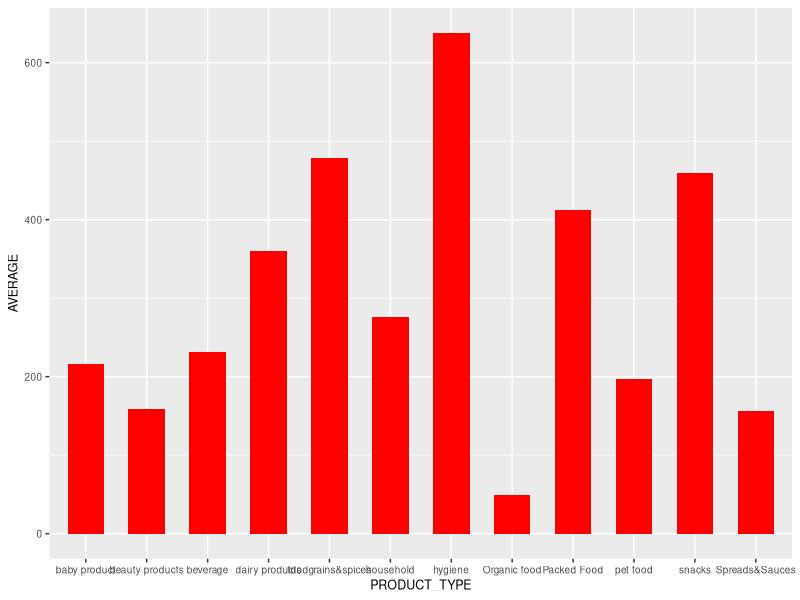
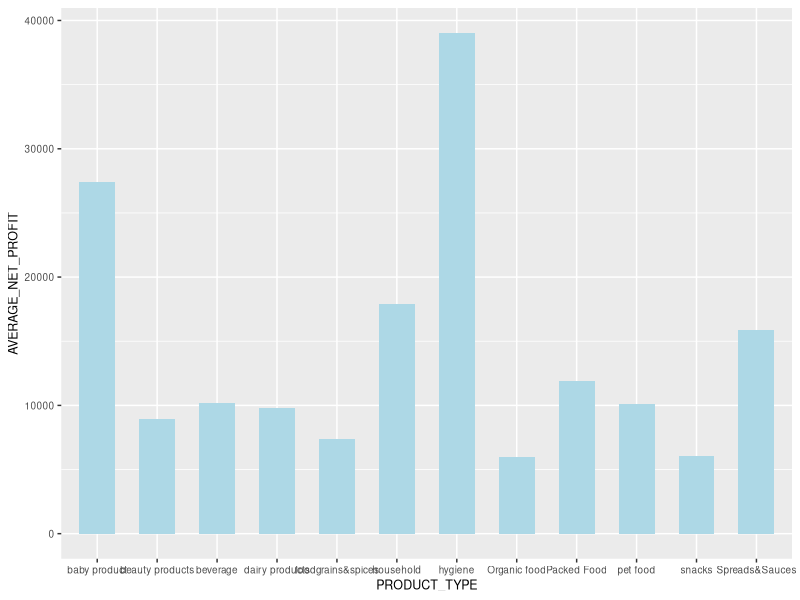
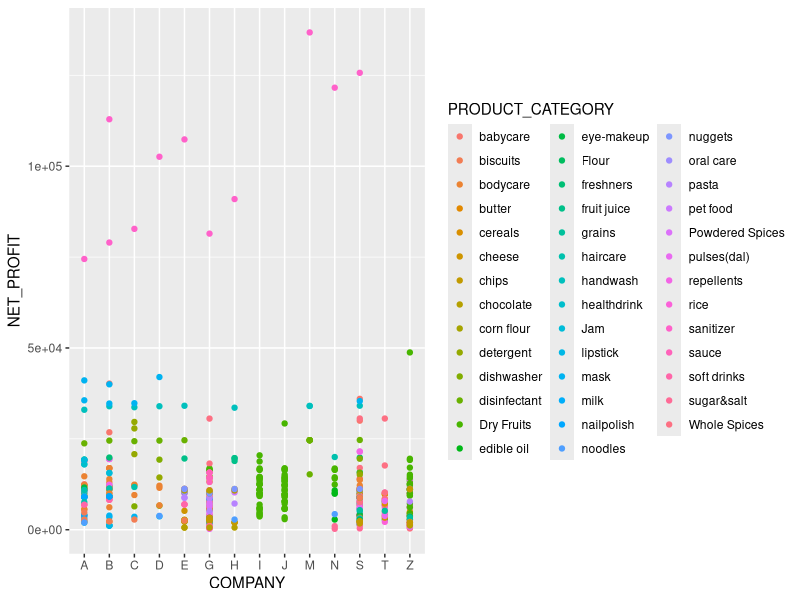
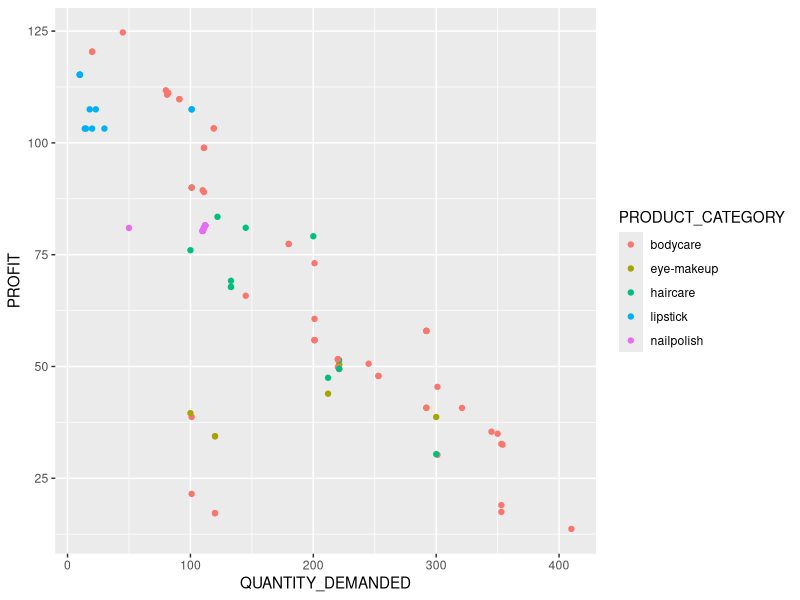
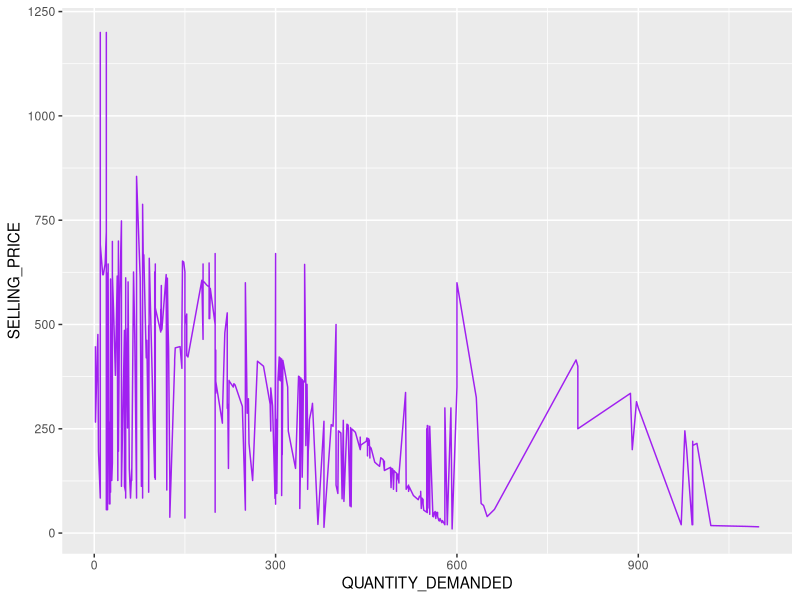
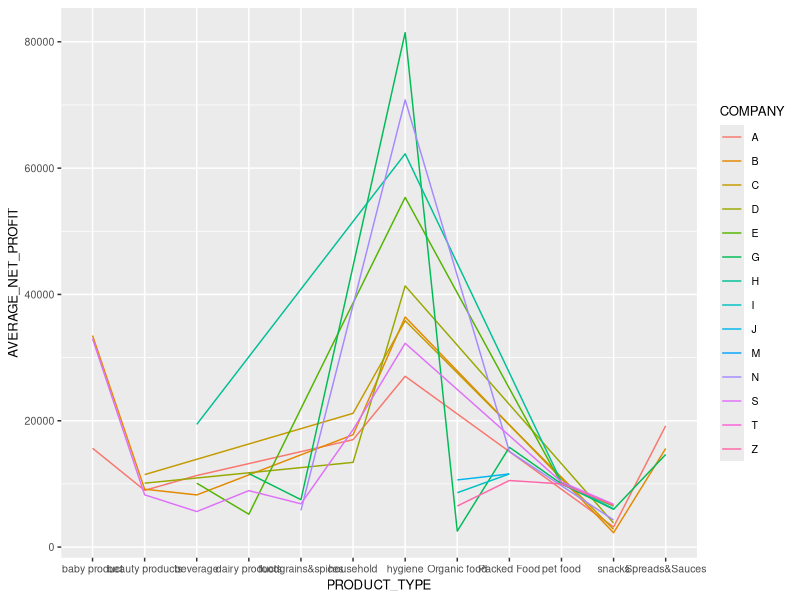
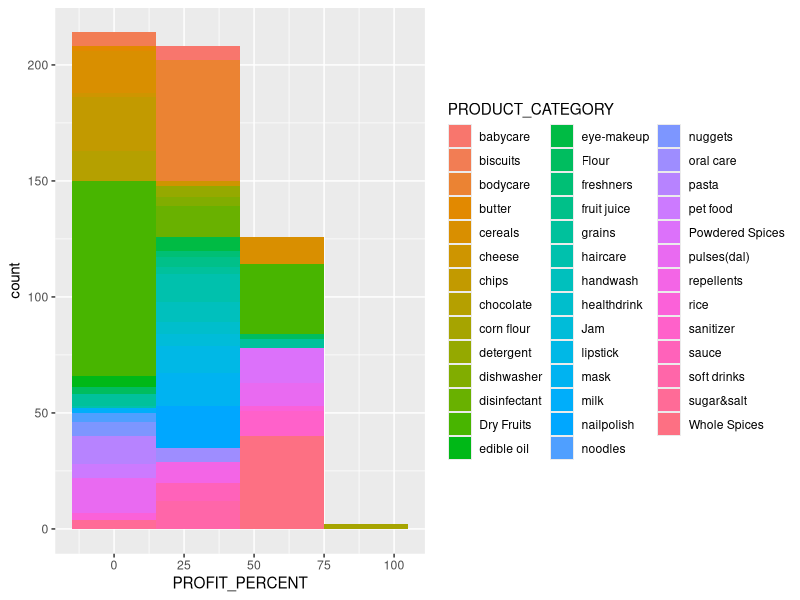
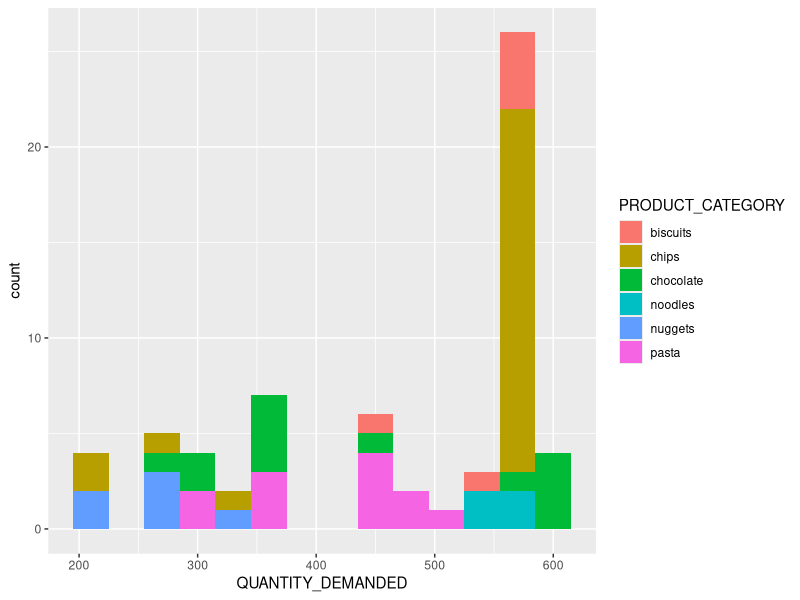

These charts were generated, in order, by the following R code:
##Kat Tejada's Practice with ggplot charts

###Practicing -> geom_col, geom_point, geom_line, geom_histogram, 

#LOAD THE PACKAGES
require(dplyr)
require(ggplot2)

store <-read.csv("UPDATED DEPARTMENTAL STORE.csv")


##COLUMN PLOT
#1.1. PLOT FOR AVERAGE_QUANTITY & PRODUCT_TYPE
store %>% group_by(PRODUCT_TYPE) %>%
  summarise(AVERAGE = mean (QUANTITY_DEMANDED)) %>%
  ggplot(aes(x = PRODUCT_TYPE, y = AVERAGE)) + geom_col(width = 0.6, fill = "red") +
  theme(text = element_text(size = 9))

#1.2. PLOT FOR AVERAGE_NET_PROFIT & PRODUCT_TYPE
store %>% group_by(PRODUCT_TYPE) %>% 
  summarise(AVERAGE_NET_PROFIT=mean(NET_PROFIT)) %>%
  ggplot(aes(x = PRODUCT_TYPE, y = AVERAGE_NET_PROFIT)) + geom_col(width = 0.6, fill = "light blue") +
  theme(text = element_text(size = 9))


##SCATTER PLOT
#2.1. PLOT FOR NET_PROFIT & COMPANY 
store %>%
  ggplot(aes(x = COMPANY, y = NET_PROFIT, color = PRODUCT_CATEGORY)) + geom_point()

#2.2. PLOT FOR PROFIT  & QUANTITY_DEMANDED WHERE PRODUCT_TYPE == "beauty products"
store %>% filter(PRODUCT_TYPE == "beauty products") %>%
  ggplot(aes(x = QUANTITY_DEMANDED, y = PROFIT, color = PRODUCT_CATEGORY)) + geom_point()


##LINE PLOT
#3.1. PLOT FOR  PRICE-DEMAND RELATIONSHIP (AVERAGE_SELLING_PRICE VS QUANTITY_DEMANDED)
ggplot(store, aes(x = QUANTITY_DEMANDED, y = SELLING_PRICE)) + geom_line(color = "PURPLE")

#3.2. PLOT FOR AVERAGE_NET_PROFIT & COMPANY
store %>% group_by(PRODUCT_TYPE, COMPANY) %>% 
  summarise(AVERAGE_NET_PROFIT=mean(NET_PROFIT, na.rm=TRUE)) %>%
  ggplot(aes(x=PRODUCT_TYPE, y=AVERAGE_NET_PROFIT, group=COMPANY, color=COMPANY))+
  geom_line()+ theme(text= element_text(size=9.5))


##HISTOGRAM 
#4.1. HISTOGRAM FOR PROFIT_PERCENT OF PRODUCT_CATEGORY
store %>%
  ggplot(aes(x = PROFIT_PERCENT, fill = PRODUCT_CATEGORY)) + geom_histogram(binwidth = 30)

#4.2. HISTOGRAM FOR QUANTITY_DEMANDED OF PRODUCT_CATEGORY WHERE PRODUCT_TYPE IS "snacks"
store %>%
  filter(PRODUCT_TYPE == "snacks") %>%
  ggplot(aes(x=QUANTITY_DEMANDED, fill=PRODUCT_CATEGORY))+geom_histogram(binwidth = 30)


#PIE CHART
#5.1 MAKE A PIE CHART FOR EACH HYGIENE PRODUCT'S QUANTITY DEMANDED.
#PREPARE REQUIRED DATA
store1 <-  filter(store, PRODUCT_TYPE=="hygiene")%>%
  group_by(PRODUCT_CATEGORY)%>%
  summarise(QUANTITY_DEMANDED=sum(QUANTITY_DEMANDED))

#5.2 CALCULATE PERCENTAGE OF EACH PRODUCT
store2 <- store1 %>% 
  arrange(desc(PRODUCT_CATEGORY)) %>%
  mutate(percentage=round(QUANTITY_DEMANDED*100/sum(QUANTITY_DEMANDED))) %>% 
  mutate(y_pos = cumsum(percentage)-0.5*percentage)

#5.3 CREATE THE PIE CHART
store2 %>%
  ggplot(aes(x = "", percentage, fill = PRODUCT_CATEGORY)) +
  geom_bar(width = 1, stat = "identity" , color = "white", alpha = .5) +
  coord_polar("y", start = 0) +
  geom_text(aes(y = y_pos, label = paste0(percentage, "%")), color = "black") +
  scale_fill_manual(values = rainbow(7)) + theme_void()


#DONUT
#6.1 MAKE A DONUT FOR THE SAME DATA
store2 %>%
  ggplot(aes(x = 2, percentage, fill = PRODUCT_CATEGORY)) +
  geom_bar(stat = "identity" , color = "white", alpha = .5) +
  coord_polar(theta = "y", start = 0) +
  geom_text(aes(y = y_pos, label = paste0(percentage, "%")), color = "black") +
  scale_fill_manual(values = rainbow(7)) + theme_void() + xlim(0.6, 2.6)


#COXCOMB CHART 
#7.1 MAKE A COXCOMB CHART  FOR THE SAME DATA
store2 %>% 
  ggplot(aes(PRODUCT_CATEGORY, QUANTITY_DEMANDED, fill=PRODUCT_CATEGORY)) + 
  geom_bar(stat = "identity") + 
  coord_polar("x", start = 0, direction = -1) +
  xlab("DIFFERENT HYGIENE PRODUCTS") +
  ylab("QUANTITY")
